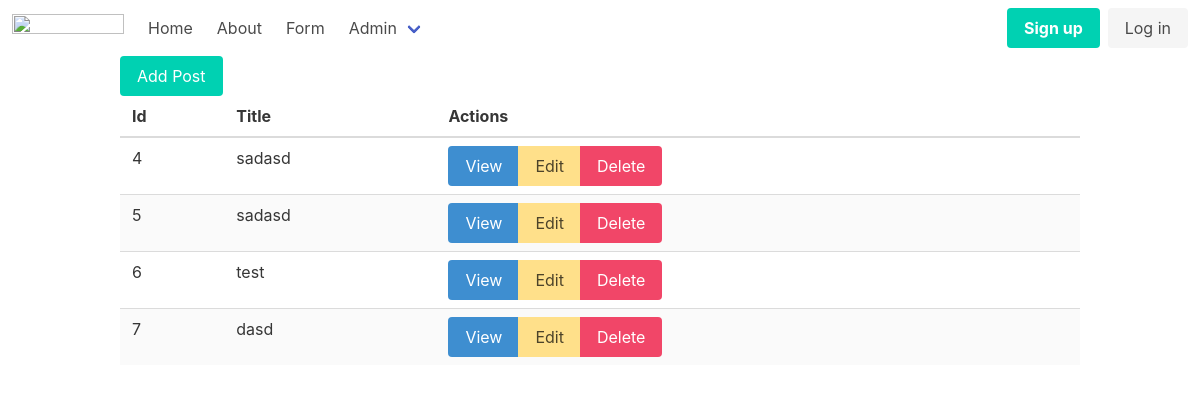
Screenshot of /admin/posts with the database file from the repository.
### tables this page shows
CREATE TABLE posts
(
    id    integer
        constraint posts_pk
            primary key autoincrement,
    title text,
    body  text
);

### helpers.php (called while the page is built, shortened)
<?php
function view($viewName, $variables=[]){
    extract($variables);
    include __DIR__ . "/views/$viewName.php";
}

### src/Controllers/PostsController.php (called while the page is built, shortened)
<?php
class PostsController
{
    public function index()
    {
        $posts = Post::all();
        view('posts/index', compact('posts'));
    }
}

### src/DB.php (called while the page is built, shortened)
<?php
class DB
{
    private $conn;
    public function __construct()
    {
        try {
            $this->conn = new PDO("sqlite:db.sqlite");
            $this->conn->setAttribute(PDO::ATTR_ERRMODE, PDO::ERRMODE_EXCEPTION);
        } catch (PDOException $e) {
            echo "Connection failed: " . $e->getMessage();
        }
    }
    public function all($tabel, $class)
    {
        $stmt = $this->conn->prepare("SELECT * FROM $tabel");
        $stmt->execute();
        $stmt->setFetchMode(PDO::FETCH_CLASS, $class);
        return $stmt->fetchAll();
    }
}

### src/Models/Model.php (called while the page is built, shortened)
<?php
class Model
{
    static $table;
    public static function all()
    {
        $db = new DB();
        return $db->all(static::$table, static::class);
    }
};

### views/posts/index.php (the view)
<?php include __DIR__ . '/../partials/header.php' ?>
<div class="container">
    <a href="/admin/posts/create" class="button is-primary">Add Post</a>
    <table class="table is-fullwidth is-striped">
        <thead>
            <th>Id</th>
            <th>Title</th>
            <th>Actions</th>
        </thead>
        <tbody>
            <?php foreach ($posts as $post) : ?>
                <tr>
                    <td><?= $post->id ?></td>
                    <td><?= $post->title ?></td>
                    <td>
                        <div class="buttons has-addons">
                            <a href="/admin/posts/show?id=<?=$post->id?>" class="button is-info">View</a>
                            <a href="/admin/posts/edit?id=<?=$post->id?>" class="button is-warning">Edit</a>
                            <a href="/admin/posts/delete?id=<?=$post->id?>" class="button is-danger">Delete</a>
                        </div>
                    </td>
                </tr>
            <?php endforeach; ?>
        </tbody>
    </table>
</div>
<?php include __DIR__ . '/../partials/footer.php' ?>

### rows the page displays
posts: id "4", title "sadasd"
posts: id "5", title "sadasd"
posts: id "6", title "test"
posts: id "7", title "dasd"
